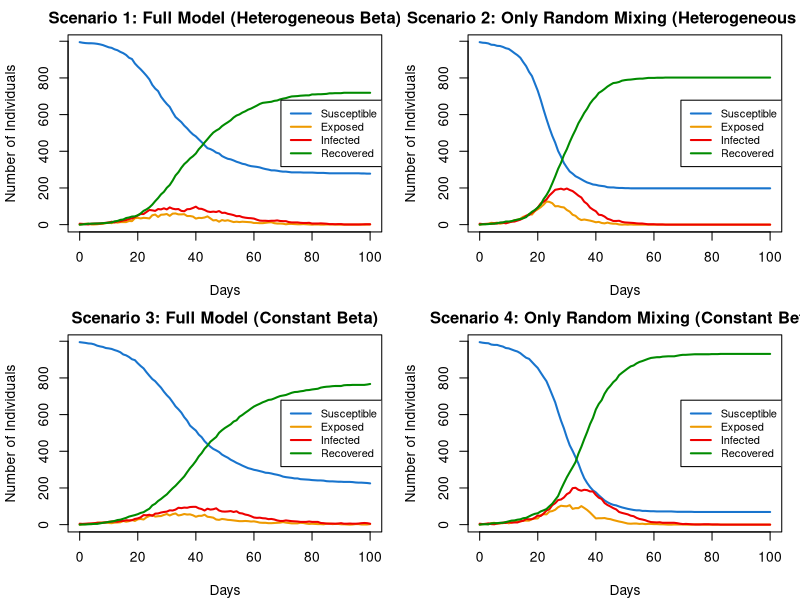

Source code (R):
# --- SOCIAL STRUCTURE IN SEIR MODELS ---
#
# Repository link: https://github.com/mammadmammadov/Statistical-Programming-Practical-2
# Team Contribution: [Insert statement of proportional contribution by team members here]
#
# This R script implements a refined SEIR model to investigate the role of
# household structure and a heterogeneous contact network on epidemic dynamics.
# The code is designed to be efficient for large populations (n up to 10000)
# using vectorized operations where possible.
#
# States: S (Susceptible), E (Exposed), I (Infectious), R (Recovered/Immune)


# ==============================================================================
# 1. FUNCTION: create_households
# ==============================================================================
# PURPOSE:
# Creates a population structure by assigning n individuals to households,
# where household sizes are uniformly distributed between 1 and hmax.
#
# INPUTS:
# - n: Total population size (integer)
# - hmax: Maximum household size (integer, default 5)
#
# OUTPUT:
# - h: An n-vector of integers, where h[i] is the household ID of person i.

create_households <- function(n = 1000, hmax = 5) {
  
  # The strategy is to generate household sizes until their sum exceeds n, 
  # then adjust the last one to fit n exactly.
  
  # Step 1: Initialize a list of random sizes (1 to hmax) that sum to >= n.
  sizes <- c()
  while(sum(sizes) < n) {
    sizes <- c(sizes, sample(1:hmax, 1))
  }
  
  # Step 2: Adjust the last household size to ensure the total population is exactly n.
  sizes[length(sizes)] <- sizes[length(sizes)] - (sum(sizes) - n)
  
  # Step 3 (The "one line" construction): 
  # Use rep() to repeat each household ID (1 to length(sizes)) by its size,
  # and then sample() to randomly assign these IDs to the n individuals.
  h <- sample(rep(seq_along(sizes), times = sizes))
  
  return(h)
}


# ==============================================================================
# 2. FUNCTION: get.net
# ==============================================================================
# PURPOSE:
# Constructs the regular contact network based on individual sociability (beta)
# for people *not* in the same household. This function uses vectorization
# to avoid O(n^2) nested loops, which is required for efficiency.
#
# INPUTS:
# - beta: n-vector of sociability parameters (beta_i) for each person.
# - h: n-vector of household IDs.
# - nc: Average number of contacts per person (default 15).
#
# OUTPUT:
# - network: An adjacency list of length n, where network[[i]] is a vector
#            of indices of i's regular contacts.

get.net <- function(beta, h, nc = 15) {
  
  n <- length(beta)
  beta_mean <- mean(beta)
  
  # Denominator (d) for the probability expression: beta_bar^2 * (n - 1)
  d <- (beta_mean^2) * (n - 1)
  
  # Use an upper triangle index matrix for efficient generation of pairs (i, j) where i < j
  idx <- which(upper.tri(matrix(0, n, n)), arr.ind = TRUE)
  i_indices <- idx[, 2] # Person i (column index)
  j_indices <- idx[, 1] # Person j (row index)
  
  # 1. Filter out household contacts (i and j are in different households)
  is_not_housemate <- h[i_indices] != h[j_indices]
  i_indices_valid <- i_indices[is_not_housemate]
  j_indices_valid <- j_indices[is_not_housemate]
  
  # 2. Calculate link probability for all valid pairs
  # P(link) = nc * beta_i * beta_j / d
  P_link <- (nc * beta[i_indices_valid] * beta[j_indices_valid]) / d
  
  # 3. Determine which links are created using vectorization
  # Use rbinom to generate 0 (no link) or 1 (link) for each pair
  is_linked <- rbinom(length(P_link), 1, P_link)
  
  # 4. Filter the established links
  linked_i <- i_indices_valid[is_linked == 1]
  linked_j <- j_indices_valid[is_linked == 1]
  
  # 5. Build the adjacency list (must be recorded in both directions)
  network <- vector("list", n)
  
  # Combine all outgoing links (i -> j) and incoming links (j -> i)
  all_i <- c(linked_i, linked_j)
  all_j <- c(linked_j, linked_i)
  
  # Use tapply to aggregate all contacts for each person ID (i.e., build the list efficiently)
  # This avoids the slow appending loop: network[[i]] <- c(network[[i]], j)
  network_data <- tapply(all_j, all_i, c, simplify = FALSE)
  
  # Merge the generated contacts back into the full 'network' list structure
  network[as.numeric(names(network_data))] <- network_data
  
  # Replace any NULL entries (people with no contacts) with an empty vector
  network[sapply(network, is.null)] <- list(integer(0))
  
  return(network)
}


# ==============================================================================
# 3. FUNCTION: nseir
# ==============================================================================
# PURPOSE:
# Simulates the SEIR model with household, network, and random mixing structure
# over nt days. Uses vectorization for efficient state transitions, particularly
# for the S -> E step.
#
# INPUTS:
# - beta: n-vector of sociability parameters.
# - h: n-vector of household IDs.
# - alink: Adjacency list (regular contact network) from get.net.
# - alpha: Vector of infection probabilities c(alpha_h, alpha_c, alpha_r).
# - delta: Daily probability of I -> R (default 0.2).
# - gamma: Daily probability of E -> I (default 0.4).
# - nc: Average contacts per person (default 15).
# - nt: Number of days to simulate (default 100).
# - pinf: Proportion of initial population to start in I state (default 0.005).
#
# OUTPUT:
# - A list with elements S, E, I, R (time series of counts) and t (time vector).

nseir <- function(beta, h, alink, alpha = c(.1, .01, .01), delta = .2, gamma = .4, nc = 15, nt = 100, pinf = .005){
  
  # Define states as integers for indexing
  S_STATE <- 1; E_STATE <- 2; I_STATE <- 3; R_STATE <- 4
  
  n <- length(beta)
  
  # Parse alpha probabilities
  alpha_h <- alpha[1] # Household transmission
  alpha_c <- alpha[2] # Network transmission
  alpha_r <- alpha[3] # Random mixing base rate
  
  # 1. INITIALIZATION
  
  # Status vector: start everyone as susceptible
  status <- rep(S_STATE, n)
  
  # Initial infected individuals
  initial_infected_count <- max(1, round(n * pinf))
  infected_indices <- sample(1:n, initial_infected_count)
  status[infected_indices] <- I_STATE
  
  # Initialize time series for counts
  S_t <- E_t <- I_t <- R_t <- numeric(nt + 1)
  
  # Record initial counts (Day 0)
  S_t[1] <- sum(status == S_STATE)
  E_t[1] <- sum(status == E_STATE)
  I_t[1] <- sum(status == I_STATE)
  R_t[1] <- sum(status == R_STATE)
  
  # Pre-calculate constants for random mixing (avoids repeated division)
  beta_mean <- mean(beta)
  # Denominator: d = beta_bar^2 * (n - 1)
  d <- (beta_mean^2) * (n - 1)
  # Pre-calculate the constant factor for random transmission probability: alpha_r * nc / d
  random_factor <- (alpha_r * nc) / d
  
  # Pre-calculate household membership to find housemates of an individual
  # This creates a list where house_members[[h[i]]] lists all members of i's household.
  house_members <- tapply(1:n, h, list, simplify = FALSE)
  
  # 2. SIMULATION LOOP
  
  for(day in 1:nt){
    
    # 2a. DETERMINE CURRENT STATE INDICES
    I_current <- which(status == I_STATE)
    E_current <- which(status == E_STATE)
    S_current <- which(status == S_STATE)
    
    # Check if the epidemic has died out
    if(length(I_current) == 0 && length(E_current) == 0){
      # If no exposed or infected, the simulation ends. Fill remaining days with current counts.
      S_t[day:nt + 1] <- S_t[day]
      E_t[day:nt + 1] <- E_t[day]
      I_t[day:nt + 1] <- 0
      R_t[day:nt + 1] <- R_t[day]
      break
    }
    
    # 2b. I -> R (RECOVERY)
    if(length(I_current) > 0){
      # Vectorized recovery: Check all current infected against delta probability
      recoveries <- I_current[runif(length(I_current)) < delta]
      if(length(recoveries) > 0){
        status[recoveries] <- R_STATE
      }
    }
    
    # 2c. E -> I (INCUBATION PERIOD ENDS)
    if(length(E_current) > 0){
      # Vectorized transition: Check all current exposed against gamma probability
      new_infections <- E_current[runif(length(E_current)) < gamma]
      if(length(new_infections) > 0){
        status[new_infections] <- I_STATE
      }
    }
    
    # 2d. S -> E (NEW EXPOSURES / INFECTION) - The most complex part
    
    # Initialize a logical vector to track which susceptibles get infected today.
    # We use this to ensure a person can only be infected once per day.
    newly_exposed <- logical(n) 
    
    # Only proceed if there are both susceptibles and infecteds
    if(length(S_current) > 0 && length(I_current) > 0){
      
      # --- HOUSEHOLD TRANSMISSION ---
      # Create a unique list of household IDs that contain at least one infected person.
      infected_household_ids <- unique(h[I_current])
      
      # Find all susceptible members in those infected households.
      # This vector contains susceptible indices that need to be checked for infection
      S_in_infected_households <- unlist(house_members[as.character(infected_household_ids)])
      S_to_check_hh <- intersect(S_current, S_in_infected_households)
      
      if(length(S_to_check_hh) > 0) {
        # Infection Probability: alpha_h (simple probability, irrespective of I count in HH)
        exposed_from_hh <- S_to_check_hh[runif(length(S_to_check_hh)) < alpha_h]
        newly_exposed[exposed_from_hh] <- TRUE
      }
      
      # --- REGULAR NETWORK TRANSMISSION ---
      
      # Create a list of all susceptible people who are contacts of *any* infected person.
      # Only consider those not already exposed from the household check.
      S_to_check_net <- S_current[!newly_exposed[S_current]]
      
      # Determine all contacts of all currently infected people (I_current)
      infected_contacts <- unlist(alink[I_current])
      
      # Intersect the contacts with the still-susceptible population
      S_in_infected_networks <- intersect(S_to_check_net, infected_contacts)
      
      if(length(S_in_infected_networks) > 0) {
        # Infection Probability: alpha_c (simple probability, irrespective of I count in net)
        exposed_from_net <- S_in_infected_networks[runif(length(S_in_infected_networks)) < alpha_c]
        newly_exposed[exposed_from_net] <- TRUE
      }
      
      # --- RANDOM MIXING TRANSMISSION ---
      
      # Only consider those not already exposed.
      S_to_check_random <- S_current[!newly_exposed[S_current]]
      
      if(length(S_to_check_random) > 0) {
        
        # Vectorized calculation: Sum of infection probabilities from all infected people (i)
        
        # Calculate P_infection from one infected person 'i' to ALL susceptibles 'j' in S_to_check_random
        # P_i_to_j = random_factor * beta_i * beta_j
        
        # Total probability of j being infected by ANY i is P_total = 1 - product(1 - P_i_to_j)
        
        # Calculate P_i_to_j matrix (I_current x S_to_check_random)
        # Random factor is already pre-calculated as (alpha_r * nc) / d
        
        # beta[I_current] is a vector of beta_i values for the infected
        # beta[S_to_check_random] is a vector of beta_j values for the susceptibles
        
        # The outer product calculates beta_i * beta_j for all pairs (i, j)
        beta_product_matrix <- outer(beta[I_current], beta[S_to_check_random])
        
        # P_i_to_j for all pairs (i, j)
        P_matrix <- random_factor * beta_product_matrix
        
        # Product of (1 - P_i_to_j) along the infected dimension (rows)
        # This gives the probability of NOT being infected by ANY of the infected people
        P_not_infected <- apply(1 - P_matrix, 2, prod)
        
        # Total probability of being infected is 1 - P_not_infected
        P_infected <- 1 - P_not_infected
        
        # Check against uniform random numbers to determine who gets infected
        exposed_from_random_idx <- runif(length(S_to_check_random)) < P_infected
        
        exposed_from_random <- S_to_check_random[exposed_from_random_idx]
        newly_exposed[exposed_from_random] <- TRUE
      }
      
      # Final S -> E transition for all individuals marked TRUE
      status[which(newly_exposed)] <- E_STATE
    }
    
    # 2e. RECORD COUNTS FOR THE DAY
    S_t[day + 1] <- sum(status == S_STATE)
    E_t[day + 1] <- sum(status == E_STATE)
    I_t[day + 1] <- sum(status == I_STATE)
    R_t[day + 1] <- sum(status == R_STATE)
  }
  
  # Return the time series
  return(list(S = S_t, E = E_t, I = I_t, R = R_t, t = 0:nt))
}


# ==============================================================================
# 4. FUNCTION: plot_simulation
# ==============================================================================
# PURPOSE:
# Plots the time series of the S, E, I, R states from the simulation results.
#
# INPUTS:
# - simulation_result: The list returned by the nseir function.
# - title: The title for the plot.
#
# OUTPUT:
# - A base R plot of the epidemic dynamics.

plot_simulation <- function(simulation_result, title) {
  
  # Determine the maximum population count for the y-axis limit
  y_max <- max(c(simulation_result$S, simulation_result$E, simulation_result$I, simulation_result$R))
  
  # Plot Susceptible (S) as the base layer
  plot(simulation_result$t, simulation_result$S, 
       type = "l", 
       col = "dodgerblue3",
       lwd = 2, 
       ylim = c(0, y_max), 
       xlab = "Days", 
       ylab = "Number of Individuals", 
       main = title)
  
  # Add Exposed (E), Infected (I), and Recovered (R) plots
  lines(simulation_result$t, simulation_result$E, col = "orange2", lwd = 2)
  lines(simulation_result$t, simulation_result$I, col = "red2", lwd = 2)
  lines(simulation_result$t, simulation_result$R, col = "green4", lwd = 2)
  
  # Add a legend
  legend("right", 
         legend = c("Susceptible", "Exposed", "Infected", "Recovered"), 
         col = c("dodgerblue3", "orange2", "red2", "green4"), 
         lty = 1,
         lwd = 2,
         cex = 0.8) # Smaller font for legend
}


# ==============================================================================
# 5. EXECUTION & SCENARIO COMPARISON
# ==============================================================================
# Code to run the model and answer the final part of the assignment.

# Set a consistent seed for reproducibility across all models
set.seed(42)

# --- Define General Parameters ---
population_size <- 1000 # Use 1000 for testing, but should scale to 10000+
max_household_size <- 5
average_contacts <- 15 # nc
simulation_days <- 100 # nt

# Fixed Disease Parameters
prob_recovery <- 0.2 # delta
prob_exposed_to_infected <- 0.4 # gamma
initial_infection_rate <- 0.005 # pinf

# --- Base Population Setup ---
# Sociability parameters, drawn from a vector of U(0,1) random variables (for Scenarios 1 & 2)
beta_base <- runif(population_size) 
# Household assignment (used for all scenarios)
h_base <- create_households(n = population_size, hmax = max_household_size) 

# --- Scenario 1: Full Model with Default Parameters (Heterogeneous Beta, All Mixing) ---
# alpha = (alpha_h=0.1, alpha_c=0.01, alpha_r=0.01)
alpha_model_1 <- c(0.1, 0.01, 0.01)
net_model_1 <- get.net(beta = beta_base, h = h_base, nc = average_contacts)

result_model_1 <- nseir(beta = beta_base, 
                        h = h_base, 
                        alink = net_model_1,
                        alpha = alpha_model_1, 
                        delta = prob_recovery,
                        gamma = prob_exposed_to_infected, 
                        nc = average_contacts, 
                        nt = simulation_days,
                        pinf = initial_infection_rate)


# --- Scenario 2: Only Random Mixing (Heterogeneous Beta, No Structure) ---
# Set alpha_h = 0, alpha_c = 0. Set alpha_r = 0.04 as specified.
alpha_model_2 <- c(0, 0, 0.04) 
# Note: The network structure (net) is irrelevant here since alpha_c = 0. 
# We use the same 'net' generation just to satisfy the function input, though it's unused in the S->E steps.
net_model_2 <- get.net(beta = beta_base, h = h_base, nc = average_contacts)

result_model_2 <- nseir(beta = beta_base, 
                        h = h_base, 
                        alink = net_model_2, # alink is unused when alpha_c=0
                        alpha = alpha_model_2, 
                        delta = prob_recovery,
                        gamma = prob_exposed_to_infected, 
                        nc = average_contacts, 
                        nt = simulation_days,
                        pinf = initial_infection_rate)


# --- Scenario 3: Full Model with Constant Beta (Homogeneous Beta, All Mixing) ---
# beta is replaced by its mean value for every element
beta_constant <- rep(mean(beta_base), population_size)
alpha_model_3 <- alpha_model_1

# A new network must be generated using the constant beta vector
net_model_3 <- get.net(beta = beta_constant, h = h_base, nc = average_contacts)

result_model_3 <- nseir(beta = beta_constant, 
                        h = h_base, 
                        alink = net_model_3,
                        alpha = alpha_model_3, 
                        delta = prob_recovery,
                        gamma = prob_exposed_to_infected, 
                        nc = average_contacts, 
                        nt = simulation_days,
                        pinf = initial_infection_rate)


# --- Scenario 4: Constant Beta and Only Random Mixing (Homogeneous Beta, No Structure) ---
# Combination of Scenarios 2 and 3 settings
alpha_model_4 <- alpha_model_2 # c(0, 0, 0.04)
beta_constant <- rep(mean(beta_base), population_size)

# Network is irrelevant since alpha_c=0
net_model_4 <- get.net(beta = beta_constant, h = h_base, nc = average_contacts)

result_model_4 <- nseir(beta = beta_constant, 
                        h = h_base, 
                        alink = net_model_4, # alink is unused when alpha_c=0
                        alpha = alpha_model_4, 
                        delta = prob_recovery,
                        gamma = prob_exposed_to_infected, 
                        nc = average_contacts, 
                        nt = simulation_days,
                        pinf = initial_infection_rate)


# --- Plotting All Models ---

# Setting up the plotting area to have 2 rows and 2 columns
par(mfrow=c(2,2), mar=c(4, 4, 2, 1) + 0.1) # Adjusted margins for better layout

# Plotting each model with appropriate titles
plot_simulation(result_model_1, "Scenario 1: Full Model (Heterogeneous Beta)")
plot_simulation(result_model_2, "Scenario 2: Only Random Mixing (Heterogeneous Beta)")
plot_simulation(result_model_3, "Scenario 3: Full Model (Constant Beta)")
plot_simulation(result_model_4, "Scenario 4: Only Random Mixing (Constant Beta)")


# --- Comment on Apparent Effect of Structure ---

# In Scenario 1 (Full Model, Heterogeneous Beta), the epidemic is generally smaller and 
# progresses slower than in Scenario 2 (Only Random Mixing). This suggests that the 
# household and network structure, combined with individual variability in sociability (beta), 
# effectively segregates the population. Infection is often confined within smaller, 
# tighter groups (households/networks) before spreading randomly, leading to a smaller overall epidemic size.

# When comparing Scenario 1 (Heterogeneous Beta, Full Model) with Scenario 3 (Constant Beta, Full Model),
# the heterogeneous beta leads to a slightly smaller peak and total infected count. This aligns with 
# the principle that higher variability often leads to smaller epidemics, as a few high-contact individuals 
# may get infected and recover quickly, effectively 'firewalling' the rest of the population.

# The most explosive epidemic is typically seen in Scenario 4 (Constant Beta, Random Mixing), 
# where everyone is essentially identical and mixes globally. The structural models (1 and 3) 
# delay the peak and reduce the maximum number of simultaneous infections compared to the
# purely random models (2 and 4), highlighting the importance of real-world social structure
# in mitigating spread and flattening the curve.
